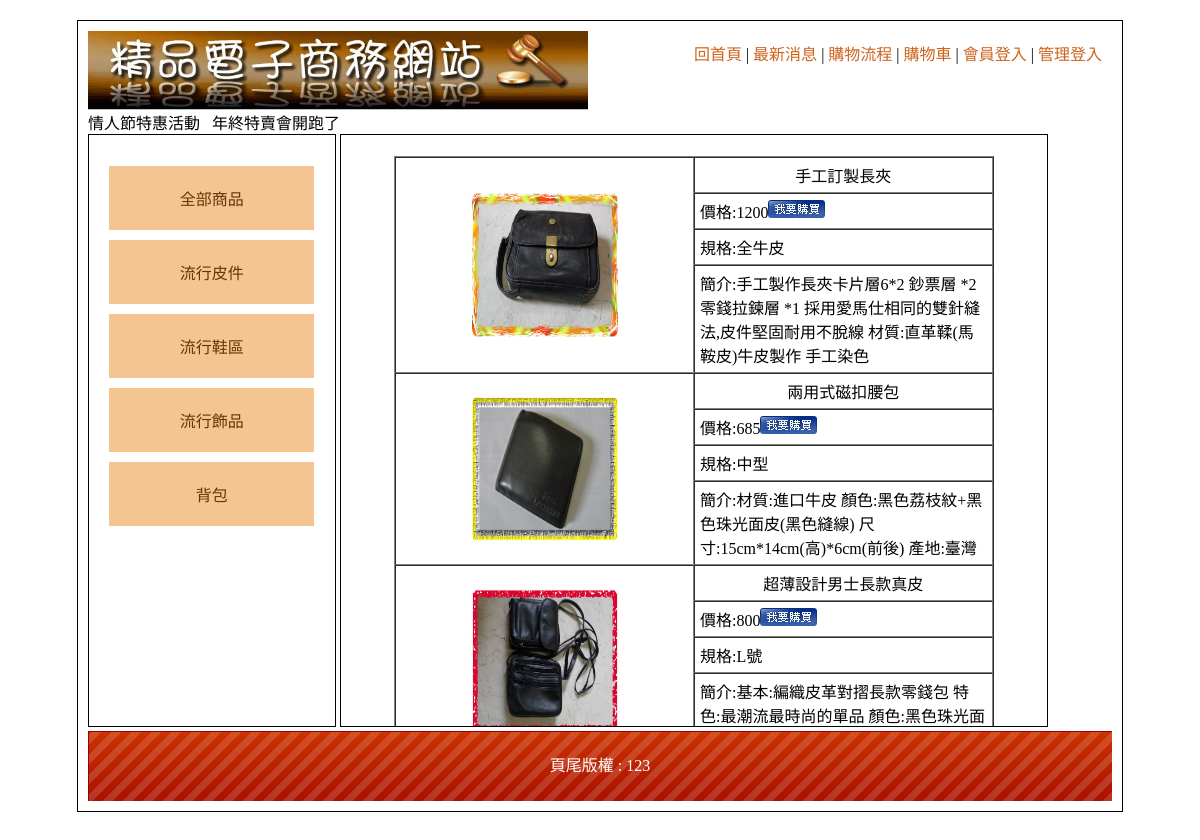
Page /index.php?do=noall&pp=1&seq=1 on the committed database.
### tables this page shows
CREATE TABLE `item1` (
  `item1_seq` int(10) UNSIGNED NOT NULL,
  `item1_txt` text NOT NULL
);

CREATE TABLE `item3` (
  `item3_seq` int(10) UNSIGNED NOT NULL,
  `item3_txt` text NOT NULL,
  `item3_type` text NOT NULL,
  `item3_price` int(10) NOT NULL,
  `item3_hm` int(10) NOT NULL,
  `item3_img` text NOT NULL,
  `item3_i1` int(10) NOT NULL,
  `item3_i2` int(10) NOT NULL,
  `item3_con` text NOT NULL,
  `item3_display` int(2) NOT NULL
);

CREATE TABLE `bot` (
  `bot_seq` int(10) UNSIGNED NOT NULL,
  `bot_txt` text NOT NULL
);

### left.php (the view, shortened to what this page needs)
<a href='index.php'>全部商品</a>
<?php
$sql = "select * from item1 ";
$c1 = mysqli_query($link,$sql);
$c2 = mysqli_fetch_assoc($c1);
do{
    echo "<div class='mainmu'><a href='index.php?do=noall&pp=1&seq=".$c2["item1_seq"]."'>".$c2["item1_txt"]."</a>";
    echo "</div>";
}while($c2 = mysqli_fetch_assoc($c1))
?>

### index.php (shortened to what this page needs)
<?php include_once("head.php"); ?>
<!DOCTYPE html PUBLIC "-//W3C//DTD XHTML 1.0 Transitional//EN" "http://www.w3.org/TR/xhtml1/DTD/xhtml1-transitional.dtd">
<html xmlns="http://www.w3.org/1999/xhtml"><head><meta http-equiv="Content-Type" content="text/html; charset=UTF-8">
<link href="./home_files/css.css" rel="stylesheet" type="text/css">
</head>
<body>
	<div id="main">
    	<div id="top">
        	<a href="?">
            	<img src="./home_files/0416.jpg" width="500px">
            </a>
                        <div style="padding:10px;float:right">
                <a href="?">回首頁</a> |
                <a href="?do=news">最新消息</a> |
                <a href="?do=look">購物流程</a> |
                <a href="?do=buycar">購物車</a> |<?php if(empty($_SESSION["consumer"])){ ?>
                                <a href="?do=login">會員登入</a> |  <?php }else{ echo "<a href='logout.php'>登出</a>"."|"; } ?>
                                <a href="?do=admin">管理登入</a>
           </div>
                <marquee>情人節特惠活動 &nbsp; 年終特賣會開跑了  </marquee>      </div>
        <div id="left" class="ct">
        <?php include_once("left.php"); ?>
        	<div style="height:400px;overflow:auto;">
        	            </div>
                    </div>
        <div id="right" style="overflow:auto;">
        <?php include_once($list[$do]); ?>
        	        </div>
        <div id="bottom" style="line-height:70px;background:url(icon/bot.png); color:#FFF;" class="ct">
        	頁尾版權 :
                <?php
			    $sql = "select * from bot";
				$c1  = mysqli_query($link,$sql);
				$c2  = mysqli_fetch_assoc($c1);
				echo $c2["bot_txt"];
			?>
                             </div>
    </div>
</body></html>

### noall.php
<?php
if($_GET["pp"] == 1){
$sql = "select * from item3 where item3_display = '1' and item3_i1 = '".$_GET["seq"]."'";
$c1  = mysqli_query($link,$sql);
$c2  = mysqli_fetch_assoc($c1);
}else{
    $sql = "select * from item3 where item3_display = '1' and item3_i2 = '".$_GET["seq"]."'";
    $c1  = mysqli_query($link,$sql);
    $c2  = mysqli_fetch_assoc($c1);
}
?>
<table width="90%" border="1" align="center" cellpadding="5" cellspacing="0">
<?php do{ ?>
  <tr>
    <td rowspan="4" align="center" valign="middle"><a href='index.php?do=itdata&seq=<?=$c2["item3_seq"]?>'><img src="img/<?=$c2["item3_img"]?>" width="150px" height="150px"></a> </td>
    <td width="50%" align="center"><?=$c2["item3_txt"]?></td>
  </tr>
  <tr>
    <td width="50%" align="left">價格:<?=$c2["item3_price"]?><a href ='buyapi.php?seq=<?=$c2["item3_seq"]?>'><img src="img/0402.jpg"></a></td>
  </tr>
  <tr>
    <td width="50%" align="left">規格:<?=$c2["item3_type"]?></td>
  </tr>
  <tr>
    <td width="50%" align="left">簡介:<?=nl2br($c2["item3_con"])?></td>
  </tr>
  <?php }while($c2  = mysqli_fetch_assoc($c1)) ?>
</table>

### home_files/css.css (style rules this page uses)
body { font-family:"微軟正黑體"; }
#main { width:1024px; padding:10px; margin:20px auto 20px auto; border:#000 solid 1px; min-height:768px; }
#top a { color:#CE631C; text-decoration:none; }
#left { display:inline-block; width:20%; padding:2%; height:550px; vertical-align:top; border:#000 1px solid; overflow:auto; }
#left a { display:block; padding:20px 5px 20px 5px; text-decoration:none; background:#F4C591; margin:10px auto 10px auto; color:#65350A; }
.ct { text-align:center; }
#right { display:inline-block; width:65%; padding:2%; height:550px; border:#000 1px solid; overflow:auto; }
#bottom { height:70px; background:url(icon/bot.png); background-size:cover; }

### rows in the picture
item1: item1_txt "流行皮件"
item1: item1_txt "流行鞋區"
item1: item1_txt "流行飾品"
item1: item1_txt "背包"
item3: item3_img (picture), item3_txt "手工訂製長夾", item3_price "1200", item3_type "全牛皮", item3_con "手工製作長夾卡片層6*2 鈔票層 *2 零錢拉鍊層 *1 採用愛馬仕相同的雙針縫法,皮件堅固耐用不脫線 材質:直革鞣(馬鞍皮)牛皮製作 手工染色"
item3: item3_img (picture), item3_txt "兩用式磁扣腰包", item3_price "685", item3_type "中型", item3_con "材質:進口牛皮 顏色:黑色荔枝紋+黑色珠光面皮(黑色縫線) 尺寸:15cm*14cm(高)*6cm(前後) 產地:臺灣"
item3: item3_img (picture), item3_txt "超薄設計男士長款真皮", item3_price "800", item3_type "L號", item3_con "基本:編織皮革對摺長款零錢包 特色:最潮流最時尚的單品…"
bot: bot_txt "123"
